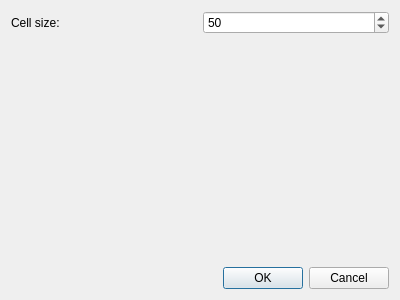
<?xml version="1.0" encoding="UTF-8"?>
<ui version="4.0">
 <class>PreferencesDialog</class>
 <widget class="QDialog" name="PreferencesDialog">
  <property name="geometry">
   <rect>
    <x>0</x>
    <y>0</y>
    <width>400</width>
    <height>300</height>
   </rect>
  </property>
  <property name="windowTitle">
   <string>Dialog</string>
  </property>
  <layout class="QVBoxLayout" name="verticalLayout">
   <item>
    <layout class="QHBoxLayout" name="horizontalLayout">
     <item>
      <widget class="QLabel" name="label">
       <property name="text">
        <string>Cell size:</string>
       </property>
      </widget>
     </item>
     <item>
      <widget class="QSpinBox" name="cellSize_SB">
       <property name="minimum">
        <number>10</number>
       </property>
       <property name="maximum">
        <number>200</number>
       </property>
       <property name="value">
        <number>50</number>
       </property>
      </widget>
     </item>
    </layout>
   </item>
   <item>
    <spacer name="verticalSpacer">
     <property name="orientation">
      <enum>Qt::Vertical</enum>
     </property>
     <property name="sizeHint" stdset="0">
      <size>
       <width>20</width>
       <height>40</height>
      </size>
     </property>
    </spacer>
   </item>
   <item>
    <widget class="QDialogButtonBox" name="buttonBox">
     <property name="orientation">
      <enum>Qt::Horizontal</enum>
     </property>
     <property name="standardButtons">
      <set>QDialogButtonBox::Cancel|QDialogButtonBox::Ok</set>
     </property>
    </widget>
   </item>
  </layout>
 </widget>
 <resources/>
 <connections>
  <connection>
   <sender>buttonBox</sender>
   <signal>accepted()</signal>
   <receiver>PreferencesDialog</receiver>
   <slot>accept()</slot>
   <hints>
    <hint type="sourcelabel">
     <x>248</x>
     <y>254</y>
    </hint>
    <hint type="destinationlabel">
     <x>157</x>
     <y>274</y>
    </hint>
   </hints>
  </connection>
  <connection>
   <sender>buttonBox</sender>
   <signal>rejected()</signal>
   <receiver>PreferencesDialog</receiver>
   <slot>reject()</slot>
   <hints>
    <hint type="sourcelabel">
     <x>316</x>
     <y>260</y>
    </hint>
    <hint type="destinationlabel">
     <x>286</x>
     <y>274</y>
    </hint>
   </hints>
  </connection>
 </connections>
</ui>
